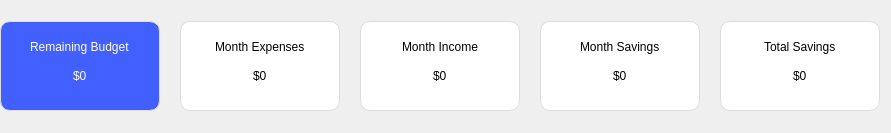
                    <widget class="QWidget" name="scrollAreaWidgetContents">
                     <property name="geometry">
                      <rect>
                       <x>0</x>
                       <y>0</y>
                       <width>891</width>
                       <height>133</height>
                      </rect>
                     </property>
                     <layout class="QHBoxLayout" name="horizontalLayout_3">
                      <property name="spacing">
                       <number>20</number>
                      </property>
                      <property name="leftMargin">
                       <number>0</number>
                      </property>
                      <property name="topMargin">
                       <number>0</number>
                      </property>
                      <property name="bottomMargin">
                       <number>0</number>
                      </property>
                      <item>
                       <widget class="QFrame" name="cardBudget">
                        <property name="minimumSize">
                         <size>
                          <width>160</width>
                          <height>0</height>
                         </size>
                        </property>
                        <property name="maximumSize">
                         <size>
                          <width>170</width>
                          <height>90</height>
                         </size>
                        </property>
                        <property name="styleSheet">
                         <string notr="true">background-color:  #4260FF;
border-radius: 10px;
border: 0.5px solid rgb(222, 221, 218);
</string>
                        </property>
                        <property name="frameShape">
                         <enum>QFrame::StyledPanel</enum>
                        </property>
                        <property name="frameShadow">
                         <enum>QFrame::Raised</enum>
                        </property>
                        <layout class="QVBoxLayout" name="verticalLayout_3">
                         <property name="spacing">
                          <number>0</number>
                         </property>
                         <property name="leftMargin">
                          <number>0</number>
                         </property>
                         <property name="topMargin">
                          <number>10</number>
                         </property>
                         <property name="rightMargin">
                          <number>0</number>
                         </property>
                         <property name="bottomMargin">
                          <number>20</number>
                         </property>
                         <item alignment="Qt::AlignHCenter">
                          <widget class="QLabel" name="label">
                           <property name="enabled">
                            <bool>true</bool>
                           </property>
                           <property name="autoFillBackground">
                            <bool>false</bool>
                           </property>
                           <property name="styleSheet">
                            <string notr="true">color: white;
font: 400 12px &quot;Montserrat&quot;;
border: 0px;
background-color: rgba(255, 255, 255, 0);</string>
                           </property>
                           <property name="text">
                            <string>Remaining Budget</string>
                           </property>
                          </widget>
                         </item>
                         <item alignment="Qt::AlignHCenter">
                          <widget class="QLabel" name="remainingBudget">
                           <property name="enabled">
                            <bool>true</bool>
                           </property>
                           <property name="autoFillBackground">
                            <bool>false</bool>
                           </property>
                           <property name="styleSheet">
                            <string notr="true">color: white;
font: 700 16px &quot;Montserrat&quot;;
border: 0px;
background-color: rgba(255, 255, 255, 0);</string>
                           </property>
                           <property name="text">
                            <string>$0</string>
                           </property>
                          </widget>
                         </item>
                        </layout>
                       </widget>
                      </item>
                      <item>
                       <widget class="QFrame" name="cardExpenses">
                        <property name="minimumSize">
                         <size>
                          <width>160</width>
                          <height>0</height>
                         </size>
                        </property>
                        <property name="maximumSize">
                         <size>
                          <width>170</width>
                          <height>90</height>
                         </size>
                        </property>
                        <property name="styleSheet">
                         <string notr="true">border-radius: 10px;
border: 0.5px solid rgb(222, 221, 218);
background-color: rgb(255, 255, 255);
</string>
                        </property>
                        <property name="frameShape">
                         <enum>QFrame::StyledPanel</enum>
                        </property>
                        <property name="frameShadow">
                         <enum>QFrame::Raised</enum>
                        </property>
                        <layout class="QVBoxLayout" name="verticalLayout_5">
                         <property name="spacing">
                          <number>0</number>
                         </property>
                         <property name="leftMargin">
                          <number>0</number>
                         </property>
                         <property name="topMargin">
                          <number>10</number>
                         </property>
                         <property name="rightMargin">
                          <number>0</number>
                         </property>
                         <property name="bottomMargin">
                          <number>20</number>
                         </property>
                         <item alignment="Qt::AlignHCenter">
                          <widget class="QLabel" name="label21">
                           <property name="enabled">
                            <bool>true</bool>
                           </property>
                           <property name="autoFillBackground">
                            <bool>false</bool>
                           </property>
                           <property name="styleSheet">
                            <string notr="true">color: black;
font: 400 12px &quot;Montserrat&quot;;
border: 0px;
background-color: rgba(255, 255, 255, 0);</string>
                           </property>
                           <property name="text">
                            <string>Month Expenses</string>
                           </property>
                          </widget>
                         </item>
                         <item alignment="Qt::AlignHCenter">
                          <widget class="QLabel" name="monthlyExpenses">
                           <property name="enabled">
                            <bool>true</bool>
                           </property>
                           <property name="autoFillBackground">
                            <bool>false</bool>
                           </property>
                           <property name="styleSheet">
                            <string notr="true">color: black;
font: 700 16px &quot;Montserrat&quot;;
border: 0px;
background-color: rgba(255, 255, 255, 0);</string>
                           </property>
                           <property name="text">
                            <string>$0</string>
                           </property>
                          </widget>
                         </item>
                        </layout>
                       </widget>
                      </item>
                      <item>
                       <widget class="QFrame" name="cardIncome">
                        <property name="minimumSize">
                         <size>
                          <width>160</width>
                          <height>0</height>
                         </size>
                        </property>
                        <property name="maximumSize">
                         <size>
                          <width>170</width>
                          <height>90</height>
                         </size>
                        </property>
                        <property name="styleSheet">
                         <string notr="true">border-radius: 10px;
border: 0.5px solid rgb(222, 221, 218);
background-color: rgb(255, 255, 255);
</string>
                        </property>
                        <property name="frameShape">
                         <enum>QFrame::StyledPanel</enum>
                        </property>
                        <property name="frameShadow">
                         <enum>QFrame::Raised</enum>
                        </property>
                        <layout class="QVBoxLayout" name="verticalLayout_4">
                         <property name="spacing">
                          <number>0</number>
                         </property>
                         <property name="leftMargin">
                          <number>0</number>
                         </property>
                         <property name="topMargin">
                          <number>10</number>
                         </property>
                         <property name="rightMargin">
                          <number>0</number>
                         </property>
                         <property name="bottomMargin">
                          <number>20</number>
                         </property>
                         <item alignment="Qt::AlignHCenter">
                          <widget class="QLabel" name="label_2">
                           <property name="enabled">
                            <bool>true</bool>
                           </property>
                           <property name="autoFillBackground">
                            <bool>false</bool>
                           </property>
                           <property name="styleSheet">
                            <string notr="true">color: black;
font: 400 12px &quot;Montserrat&quot;;
border: 0px;
background-color: rgba(255, 255, 255, 0);</string>
                           </property>
                           <property name="text">
                            <string>Month Income</string>
                           </property>
                          </widget>
                         </item>
                         <item alignment="Qt::AlignHCenter">
                          <widget class="QLabel" name="monthlyIncome">
                           <property name="enabled">
                            <bool>true</bool>
                           </property>
                           <property name="autoFillBackground">
                            <bool>false</bool>
                           </property>
                           <property name="styleSheet">
                            <string notr="true">color: black;
font: 700 16px &quot;Montserrat&quot;;
border: 0px;
background-color: rgba(255, 255, 255, 0);</string>
                           </property>
                           <property name="text">
                            <string>$0</string>
                           </property>
                          </widget>
                         </item>
                        </layout>
                       </widget>
                      </item>
                      <item>
                       <widget class="QFrame" name="cardSavings">
                        <property name="minimumSize">
                         <size>
                          <width>160</width>
                          <height>0</height>
                         </size>
                        </property>
                        <property name="maximumSize">
                         <size>
                          <width>170</width>
                          <height>90</height>
                         </size>
                        </property>
                        <property name="styleSheet">
                         <string notr="true">border-radius: 10px;
border: 0.5px solid rgb(222, 221, 218);
background-color: rgb(255, 255, 255);
</string>
                        </property>
                        <property name="frameShape">
                         <enum>QFrame::StyledPanel</enum>
                        </property>
                        <property name="frameShadow">
                         <enum>QFrame::Raised</enum>
                        </property>
                        <layout class="QVBoxLayout" name="verticalLayout_6">
                         <property name="spacing">
                          <number>0</number>
                         </property>
                         <property name="leftMargin">
                          <number>0</number>
                         </property>
                         <property name="topMargin">
                          <number>10</number>
                         </property>
                         <property name="rightMargin">
                          <number>0</number>
                         </property>
                         <property name="bottomMargin">
                          <number>20</number>
                         </property>
                         <item alignment="Qt::AlignHCenter">
                          <widget class="QLabel" name="label21_2">
                           <property name="enabled">
                            <bool>true</bool>
                           </property>
                           <property name="autoFillBackground">
                            <bool>false</bool>
                           </property>
                           <property name="styleSheet">
                            <string notr="true">color: black;
font: 400 12px &quot;Montserrat&quot;;
border: 0px;
background-color: rgba(255, 255, 255, 0);</string>
                           </property>
                           <property name="text">
                            <string>Month Savings</string>
                           </property>
                          </widget>
                         </item>
                         <item alignment="Qt::AlignHCenter">
                          <widget class="QLabel" name="monthlySavings">
                           <property name="enabled">
                            <bool>true</bool>
                           </property>
                           <property name="autoFillBackground">
                            <bool>false</bool>
                           </property>
                           <property name="styleSheet">
                            <string notr="true">color: black;
font: 700 16px &quot;Montserrat&quot;;
border: 0px;
background-color: rgba(255, 255, 255, 0);</string>
                           </property>
                           <property name="text">
                            <string>$0</string>
                           </property>
                          </widget>
                         </item>
                        </layout>
                       </widget>
                      </item>
                      <item>
                       <widget class="QFrame" name="cardTotalSavings">
                        <property name="minimumSize">
                         <size>
                          <width>160</width>
                          <height>0</height>
                         </size>
                        </property>
                        <property name="maximumSize">
                         <size>
                          <width>170</width>
                          <height>90</height>
                         </size>
                        </property>
                        <property name="styleSheet">
                         <string notr="true">border-radius: 10px;
border: 0.5px solid rgb(222, 221, 218);
background-color: rgb(255, 255, 255);
</string>
                        </property>
                        <property name="frameShape">
                         <enum>QFrame::StyledPanel</enum>
                        </property>
                        <property name="frameShadow">
                         <enum>QFrame::Raised</enum>
                        </property>
                        <layout class="QVBoxLayout" name="verticalLayout_7">
                         <property name="spacing">
                          <number>0</number>
                         </property>
                         <property name="leftMargin">
                          <number>0</number>
                         </property>
                         <property name="topMargin">
                          <number>10</number>
                         </property>
                         <property name="rightMargin">
                          <number>0</number>
                         </property>
                         <property name="bottomMargin">
                          <number>20</number>
                         </property>
                         <item alignment="Qt::AlignHCenter">
                          <widget class="QLabel" name="label21_3">
                           <property name="enabled">
                            <bool>true</bool>
                           </property>
                           <property name="autoFillBackground">
                            <bool>false</bool>
                           </property>
                           <property name="styleSheet">
                            <string notr="true">color: black;
font: 400 12px &quot;Montserrat&quot;;
border: 0px;
background-color: rgba(255, 255, 255, 0);</string>
                           </property>
                           <property name="text">
                            <string>Total Savings</string>
                           </property>
                          </widget>
                         </item>
                         <item alignment="Qt::AlignHCenter">
                          <widget class="QLabel" name="totalSavings">
                           <property name="enabled">
                            <bool>true</bool>
                           </property>
                           <property name="autoFillBackground">
                            <bool>false</bool>
                           </property>
                           <property name="styleSheet">
                            <string notr="true">color: black;
font: 700 16px &quot;Montserrat&quot;;
border: 0px;
background-color: rgba(255, 255, 255, 0);</string>
                           </property>
                           <property name="text">
                            <string>$0</string>
                           </property>
                          </widget>
                         </item>
                        </layout>
                       </widget>
                      </item>
                     </layout>
                    </widget>
